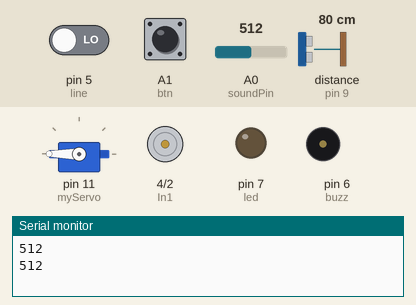
Simulated run of this sketch. Board: Arduino Uno, built with avr-gcc and run on an emulated ATmega328P. Shown: servo, motor-driver pin pairs drawn as motors (green arrow = first pin HIGH = forward, orange = second pin HIGH = backward, longer = more drive, scaled by the enable pin), output pins drawn as LEDs (lit = HIGH), buzzer (waves = sounding), the last lines printed to the serial monitor. Wiring (inferred from the names in the program): ultrasonic range finder: trigger pin 10; echo pin 9. The inputs (shaded band) are chosen by the test bench; at power-on: A0 (soundPin) = 512, distance to the obstacle (sensor on pin 9) 80 cm, pin 5 (line) LOW, A1 (btn) LOW. The echo pulse lasts 58.3 µs per cm; pins used as bus, display or sensor lines are not drawn.

Above: at 1.2 s.
1.3 s: A0 (soundPin) set to 12
At 2.0 s:
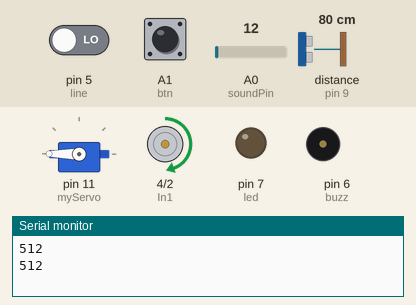
4.8 s: A0 (soundPin) set to 9
At 7.0 s:
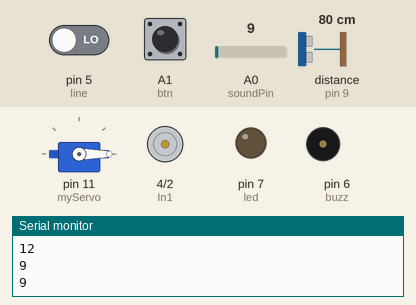
8.6 s: distance to the obstacle (sensor on pin 9) set to 120 cm
12.4 s: pin 5 (line) driven HIGH
At 14.7 s:
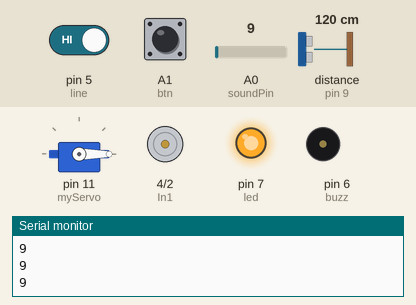
16.3 s: A1 (btn) pulled HIGH for 0.65 s
At 16.7 s:
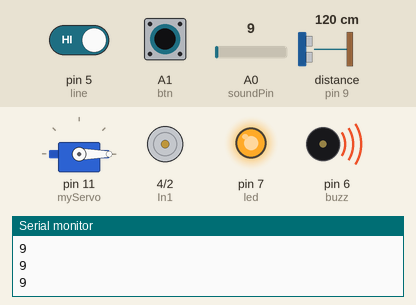
19.8 s: distance to the obstacle (sensor on pin 9) set to 2 cm
Timing chart, 0 to 24.5 s (numbered marks = the images above; inputs shaded):
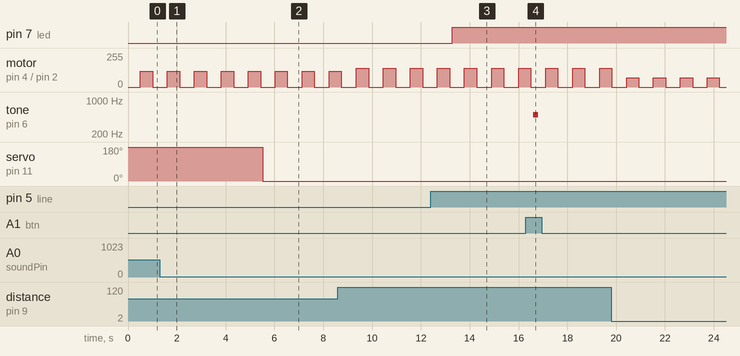

Measured:
- the behaviour switches between 11 and 10 on A0 (soundPin) (found by bisection; images 1 and 2)
- after the input at 4.8 s, servo on pin 11 (myServo): 180° → 0° after 0.73 s
- after the input at 12.4 s, pin 7 (led): LOW → HIGH after 0.88 s
- after the input at 16.3 s, tone on pin 6 (buzz): silent → 500 Hz after 0.30 s, → silent 0.20 s later
- by itself, motor on pin 4 (In1) / pin 2 (In2): alternates forward 68/255 for 0.50 s and stopped for 0.60 s

The sketch:

1.ino
```cpp
#include <Servo.h>
Servo myServo;
const int line = 5;
const int led = 7;
const int btn = A1;
const int buzz = 6;
const int soundPin = A0;
const int trig = 10;
const int echo = 9;
const int In1 = 4;
const int In2 = 2;
const int EnA = 3;

void setup() {
  Serial.begin(9600);
  pinMode(line, INPUT);
  pinMode(led, OUTPUT);
  pinMode(btn, INPUT);
  pinMode(buzz, OUTPUT);
  pinMode(soundPin, INPUT);
  pinMode(trig, OUTPUT);
  pinMode(echo, INPUT);
  pinMode(In1, OUTPUT);
  pinMode(In2, OUTPUT);
  pinMode(EnA, OUTPUT);
  myServo.attach(11);
}

void LED(){
  int val = digitalRead(line);
  if (val == 1){
    digitalWrite(led, HIGH);
  }
  else{
    digitalWrite(led, LOW);
  }
}

void BUZZ(){
  int push = digitalRead(btn);
  if(push == HIGH)
  {
    tone(buzz, 500, 200);
  }
  else
  {
    noTone(buzz);
  }
}

void SERVO(){
  Serial.println(analogRead(soundPin));
  int sound = analogRead(soundPin);
  if (sound > 10){
    myServo.write(180);
    delay(500);
  }
  else{
    myServo.write(0);
    delay(500);
  }
}

void MOTOR(){
  long duration, cm;
  digitalWrite(trig, LOW);
  delayMicroseconds(2);
  digitalWrite(trig, HIGH);
  delayMicroseconds(5);
  digitalWrite(trig, LOW);
  duration = pulseIn(echo, HIGH);
  cm = SoS(duration);
  digitalWrite(In1, HIGH);
  digitalWrite(In2, LOW);
  long delVal = map(cm, 5, 300, 70, 255);
  analogWrite(EnA, delVal);
  delay(500);
  digitalWrite(In1, LOW);
  digitalWrite(In2, LOW);
  delay(100);
}

long SoS(long pulse){
  return pulse / 29 / 2;
}

void loop() {
  LED();
  BUZZ();
  SERVO();
  MOTOR();
}
```
